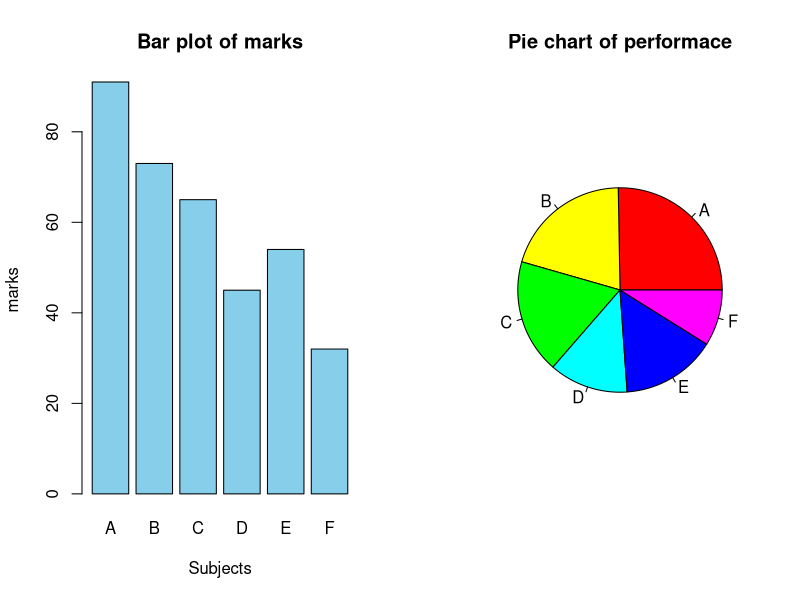

R code for this plot:
subjects <- c("A","B","C","D","E","F")
marks <- c(91,73,65,45,54,32)
avg <- mean(marks)

par(mfrow = c(1,2))

barplot(marks, names.arg = subjects, col = 'skyblue', main = "Bar plot of marks",
        xlab = 'Subjects', ylab = 'marks')

pie(marks,labels = subjects, col = rainbow(length(marks)), main = "Pie chart of performace")

par(mfrow = c(1,1))

cat("The average marks of student: ", avg, "\n")
cat("Qualitative analysis:\n")
for(i in 1:length(marks)){
  cat(subjects[i],":",ifelse(marks[i] >= avg, "Good\n", "Needs Improvement\n"))
}

